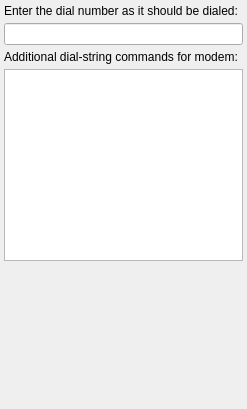
<ui version="4.0" >
 <class>DialingBtBase</class>
 <widget class="QWidget" name="DialingBtBase" >
  <property name="geometry" >
   <rect>
    <x>0</x>
    <y>0</y>
    <width>247</width>
    <height>409</height>
   </rect>
  </property>
  <property name="windowTitle" >
   <string>Form</string>
  </property>
  <layout class="QVBoxLayout" >
   <property name="margin" >
    <number>4</number>
   </property>
   <property name="spacing" >
    <number>5</number>
   </property>
   <item>
    <widget class="QLabel" name="label" >
     <property name="text" >
      <string>Enter the dial number as it should be dialed:</string>
     </property>
     <property name="wordWrap" >
      <bool>true</bool>
     </property>
    </widget>
   </item>
   <item>
    <widget class="QLineEdit" name="dialString" />
   </item>
   <item>
    <widget class="QLabel" name="label_2" >
     <property name="text" >
      <string>Additional dial-string commands for modem:</string>
     </property>
     <property name="wordWrap" >
      <bool>true</bool>
     </property>
    </widget>
   </item>
   <item>
    <widget class="QTextEdit" name="extraDialString" />
   </item>
   <item>
    <spacer>
     <property name="orientation" >
      <enum>Qt::Vertical</enum>
     </property>
     <property name="sizeHint" >
      <size>
       <width>20</width>
       <height>40</height>
      </size>
     </property>
    </spacer>
   </item>
  </layout>
 </widget>
 <resources/>
 <connections/>
</ui>
